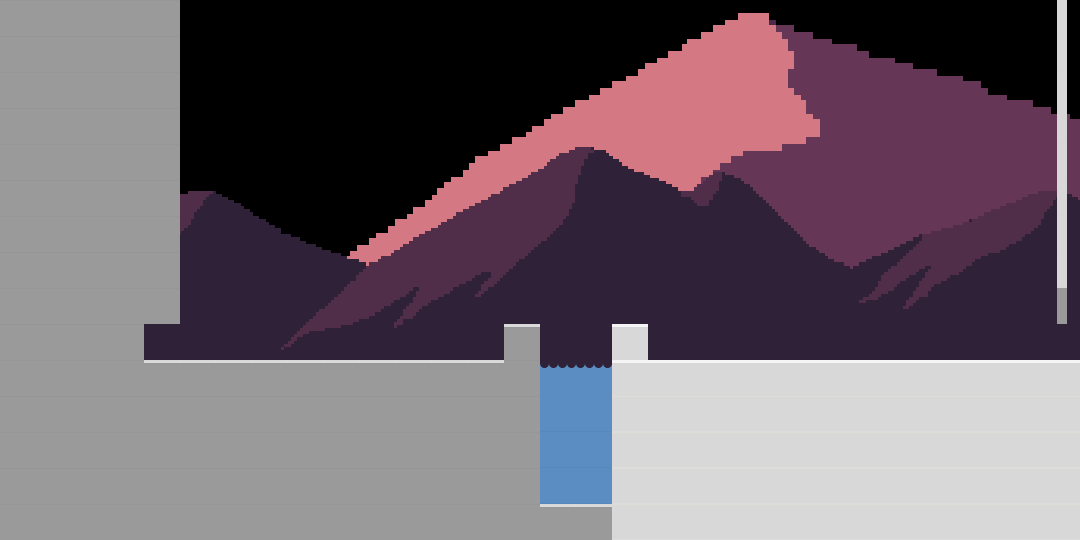

Rendered tile map (Tiled .tmx) drawn with the repository's tilesets; below, a short description and the full map source, tile grids included:
An orthogonal 30x15 tile map with 36x36 px tiles, 2 tile layers (Background, Environment), 2 hidden layers not drawn, 2 image layers and 3 objects (3x Portal).

<map version="1.0" orientation="orthogonal" renderorder="left-up" width="30" height="15" tilewidth="36" tileheight="36" nextobjectid="31">
 <properties>
  <property name="background_music" value="vega" />
 </properties>
 <tileset firstgid="1" source="../Tilesheets/Wireframes.tsx" />
 <imagelayer name="Backdrop" visible="0" offsetx="-250" offsety="0">
  <image source="../Tilesheets/background2.png" width="3346" height="1101" />
  <properties>
   <property name="Speed" value="70" />
  </properties>
 </imagelayer>
 <imagelayer name="Big mountain" offsetx="0" offsety="-468">
  <image source="../Tilesheets/background1.png" width="1701" height="1000" />
  <properties>
   <property name="Speed" value="55" />
  </properties>
 </imagelayer>
 <imagelayer name="Small mountains" offsetx="0" offsety="-72">
  <image source="../Tilesheets/background3.png" width="1700" height="500" />
  <properties>
   <property name="Speed" value="60" />
  </properties>
 </imagelayer>
 <layer name="Background" width="30" height="15">
  <data encoding="csv">
0,24,24,24,0,0,0,0,0,0,0,0,0,0,0,0,0,0,0,0,0,0,0,0,0,0,0,0,0,0,
0,24,24,24,0,0,0,0,0,0,0,0,0,0,0,0,0,0,0,0,0,0,0,0,0,0,0,0,0,0,
0,24,24,24,0,0,0,0,0,0,0,0,0,0,0,0,0,0,0,0,0,0,0,0,0,0,0,0,0,0,
0,24,24,24,0,0,0,0,0,0,0,0,0,0,0,0,0,0,0,0,0,0,0,0,0,0,0,0,0,0,
0,24,24,24,0,0,0,0,0,0,0,0,0,0,0,0,0,0,0,0,0,0,0,0,0,0,0,0,0,0,
0,24,24,24,0,0,0,0,0,0,0,0,0,0,0,0,0,0,0,0,0,0,0,0,0,0,0,0,0,0,
0,24,24,24,0,0,0,0,0,0,0,0,0,0,0,0,0,0,0,0,0,0,0,0,0,0,0,0,0,0,
0,24,24,24,0,0,0,0,0,0,0,0,0,0,0,0,0,0,0,0,0,0,0,0,0,0,0,0,0,0,
0,24,24,24,0,0,0,0,0,0,0,0,0,0,0,0,0,0,0,0,0,0,0,0,0,0,0,0,0,0,
0,24,24,24,0,0,0,0,0,0,0,0,0,0,0,0,0,0,0,0,0,0,0,0,0,0,0,0,0,0,
24,24,24,24,0,0,0,0,0,0,0,0,0,0,0,0,0,0,0,0,0,0,0,0,0,0,0,0,0,0,
0,24,24,0,0,0,0,0,0,0,0,0,0,0,0,0,0,0,0,0,0,0,0,0,0,0,0,0,0,0,
0,0,0,0,0,0,0,0,13,13,13,13,13,13,13,13,13,13,13,13,13,13,13,13,13,13,13,13,13,13,
0,0,0,0,0,0,0,0,14,14,14,14,14,14,14,14,14,14,14,14,14,14,14,14,14,14,14,14,14,14,
0,0,0,0,0,0,0,0,0,0,0,0,0,0,0,0,0,0,0,0,0,0,0,0,0,0,0,0,0,0
</data>
 </layer>
 <layer name="Environment" width="30" height="15">
  <data encoding="csv">
24,0,0,0,24,0,0,0,0,0,0,0,0,0,0,0,0,0,0,0,0,0,0,0,0,0,0,0,0,11,
24,0,0,0,24,0,0,0,0,0,0,0,0,0,0,0,0,0,0,0,0,0,0,0,0,0,0,0,0,11,
24,0,0,0,24,0,0,0,0,0,0,0,0,0,0,0,0,0,0,0,0,0,0,0,0,0,0,0,0,11,
24,0,0,0,24,0,0,0,0,0,0,0,0,0,0,0,0,0,0,0,0,0,0,0,0,0,0,0,0,11,
24,0,0,0,24,0,0,0,0,0,0,0,0,0,0,0,0,0,0,0,0,0,0,0,0,0,0,0,0,11,
24,0,0,0,24,0,0,0,0,0,0,0,0,0,0,0,0,0,0,0,0,0,0,0,0,0,0,0,0,11,
24,0,0,0,24,0,0,0,0,0,0,0,0,0,0,0,0,0,0,0,0,0,0,0,0,0,0,0,0,11,
24,0,0,0,24,0,0,0,0,0,0,0,0,0,0,0,0,0,0,0,0,0,0,0,0,0,0,0,0,11,
24,0,0,0,24,0,0,0,0,0,0,0,0,0,0,20,0,0,0,0,0,0,0,0,0,0,0,0,0,12,
24,0,0,0,0,0,0,0,0,0,0,0,0,0,21,0,0,16,0,0,0,0,0,0,0,0,0,0,0,0,
24,24,24,24,21,21,21,21,21,21,21,21,21,21,24,13,13,16,16,16,16,16,16,16,16,16,16,16,16,16,
24,24,24,24,24,24,24,24,24,24,24,24,24,24,24,14,14,19,19,19,19,19,19,19,19,19,19,19,19,19,
24,24,24,24,24,24,24,24,24,24,24,24,24,24,24,14,14,19,19,19,19,19,19,19,19,19,19,19,19,19,
24,24,24,24,24,24,24,24,24,24,24,24,24,24,24,14,14,19,19,19,19,19,19,19,19,19,19,19,19,19,
24,24,24,24,24,24,24,24,24,24,24,24,24,24,24,21,21,19,19,19,19,19,19,19,19,19,19,19,19,19
</data>
 </layer>
 <objectgroup name="Objects">
  <object id="25" name="DunePortal" type="Portal" gid="29" x="1044" y="360" width="36" height="36">
   <properties>
    <property name="destination" value="dunes.tmx#CityPortal" />
    <property name="exit_direction" value="Right" />
   </properties>
  </object>
  <object id="29" name="CavePortal" type="Portal" gid="29" x="540" y="504" width="36" height="36">
   <properties>
    <property name="destination" value="cave.tmx#CityPortal" />
    <property name="exit_direction" value="Down" />
   </properties>
  </object>
  <object id="30" name="T_LobbyPortal" type="Portal" gid="34" x="144" y="360" width="36" height="36">
   <properties>
    <property name="destination" value="t_lobby.tmx#CityPortal" />
    <property name="exit_direction" value="Up" />
   </properties>
  </object>
 </objectgroup>
 <layer name="Foreground" width="30" height="15" visible="0">
  <data encoding="csv">
0,0,0,0,0,0,0,0,0,0,0,0,0,0,0,0,0,0,0,0,0,0,0,0,0,0,0,0,0,0,
0,0,0,0,0,0,0,0,0,0,0,0,0,0,0,0,0,0,0,0,0,0,0,0,0,0,0,0,0,0,
0,0,0,0,0,0,0,0,0,0,0,0,0,0,0,0,0,0,0,0,0,0,0,0,0,0,0,0,0,0,
0,0,0,0,0,0,0,0,0,0,0,0,0,0,0,0,0,0,0,0,0,0,0,0,0,0,0,0,0,0,
0,0,0,0,0,0,0,0,0,0,0,0,0,0,0,0,0,0,0,0,0,0,0,0,0,0,0,0,0,0,
0,0,0,0,0,0,0,0,0,0,0,0,0,0,0,0,0,0,0,0,0,0,0,0,0,0,0,0,0,0,
0,0,0,0,0,0,0,0,0,0,0,0,0,0,0,0,0,0,0,0,0,0,0,0,0,0,0,0,0,0,
0,0,0,0,0,0,0,0,0,0,0,0,0,0,0,0,0,0,0,0,0,0,0,0,0,0,0,0,0,0,
0,0,0,0,0,0,0,0,0,0,0,0,0,0,0,0,0,0,0,0,0,0,0,0,0,0,0,0,0,0,
0,0,0,0,0,0,0,0,0,0,0,0,0,0,0,0,0,0,0,0,0,0,0,0,0,0,0,0,0,0,
0,0,0,0,0,0,0,0,0,0,0,0,0,0,0,0,0,0,0,0,0,0,0,0,0,0,0,0,0,0,
0,0,0,0,0,0,0,0,0,0,0,0,0,0,0,0,0,0,0,0,0,0,0,0,0,0,0,0,0,0,
0,0,0,0,0,0,0,0,0,12,0,12,0,12,0,0,0,0,0,0,0,11,0,11,0,0,0,11,0,11,
0,0,0,0,0,0,0,0,0,12,0,12,0,12,0,0,0,0,0,0,0,11,0,11,0,0,0,11,0,11,
0,0,0,0,0,0,0,0,0,0,0,0,0,0,0,0,0,0,0,0,0,0,0,0,0,0,0,0,0,0
</data>
 </layer>
</map>
